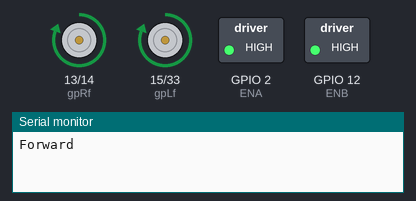
Bench run of a sketch on a simulated ESP32. Shown: motor-driver pin pairs drawn as motors (green arrow = first pin HIGH = forward, orange = second pin HIGH = backward, longer = more drive), switched loads named in the sketch (green lamp = pin HIGH), the last lines printed to the serial monitor.

Above: at 0.5 s.
At 1.5 s:
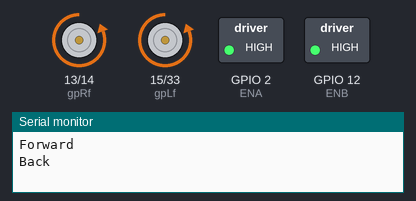
At 2.5 s:
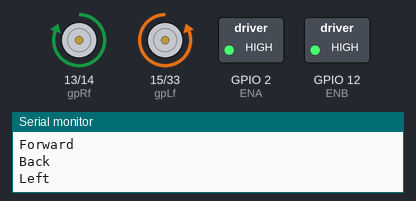
At 3.5 s:
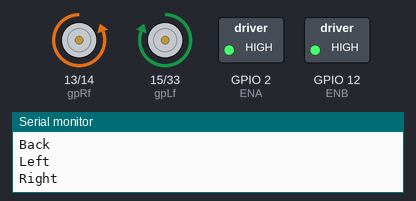
Timing chart, 0 to 4.6 s (numbered marks = the images above):
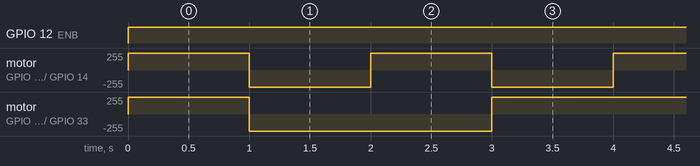

The sketch:

AUTO_GO.ino
```cpp
//www.kuongshun.com

//    The direction of the car's movement
//  ENA   ENB   gpLb  gpLf  gpRb  gpRf   Description
//  HIGH  HIGH  LOW   HIGH  LOW   HIGH  Car is runing forward
//  HIGH  HIGH  HIGH  LOW   HIGH  LOW   Car is runing back
//  HIGH  HIGH  HIGH  LOW   LOW   HIGH  Car is turning left
//  HIGH  HIGH  LOW   HIGH  HIGH  LOW   Car is turning right
//  HIGH  HIGH  LOW   LOW   LOW   LOW   Car is stoped
//  HIGH  HIGH  HIGH  HIGH  HIGH  HIGH  Car is stoped
//  LOW   LOW   N/A   N/A   N/A   N/A   Car is stoped


//define L298n module IO Pin
#define ENA 2   // Left
#define ENB 12    // Right
#define gpRb 14  // left Backward
#define gpRf 13  // left Forward
#define gpLb 33  // Right Backward
#define gpLf 15  // right Forward

void forward(){
  digitalWrite(ENA,HIGH); //enable L298n A channel
  digitalWrite(ENB,HIGH); //enable L298n B channel
  digitalWrite(gpLb,LOW); //set gpLb low level
  digitalWrite(gpLf,HIGH);  //set gpLf hight level
  digitalWrite(gpRb,LOW);  //set gpRb low level
  digitalWrite(gpRf,HIGH); //set gpRf hight level
  Serial.println("Forward");//send message to serial monitor
}

void back(){
  digitalWrite(ENA,HIGH);  //enable L298n A channel
  digitalWrite(ENB,HIGH);  //enable L298n B channel
  digitalWrite(gpLb,HIGH); //set gpLb hight level
  digitalWrite(gpLf,LOW);   //set gpLf low level
  digitalWrite(gpRb,HIGH);  //set gpRb hight level
  digitalWrite(gpRf,LOW);   //set gpRf low level
  Serial.println("Back");   //send message to serial monitor
}

void left(){
  digitalWrite(ENA,HIGH);  //enable L298n A channel
  digitalWrite(ENB,HIGH);  //enable L298n B channel
  digitalWrite(gpLb,HIGH); //set gpLb hight level
  digitalWrite(gpLf,LOW); //set gpLf low level
  digitalWrite(gpRb,LOW); //set gpRb low level
  digitalWrite(gpRf,HIGH); //set gpRf hight level
  Serial.println("Left"); //send message to serial monitor
}

void right(){
  digitalWrite(ENA,HIGH); //enable L298n A channel
  digitalWrite(ENB,HIGH); //enable L298n B channel
  digitalWrite(gpLb,LOW); //set gpLb low level
  digitalWrite(gpLf,HIGH); //set gpLf hight level
  digitalWrite(gpRb,HIGH); //set gpRb hight level
  digitalWrite(gpRf,LOW); //set gpRf low level
  Serial.println("Right"); //send message to serial monitor
}

//before execute loop() function,
//setup() function will execute first and only execute once
void setup() {
  Serial.begin(9600);//open serial and set the baudrate
  pinMode(gpLb,OUTPUT);//before useing io pin, pin mode must be set first
  pinMode(gpLf,OUTPUT);
  pinMode(gpRb,OUTPUT);
  pinMode(gpRf,OUTPUT);
  pinMode(ENA,OUTPUT);
  pinMode(ENB,OUTPUT);
}

//Repeat execution
void loop() {
  forward();  //go forward
  delay(1000);//delay 1000 ms
  back();     //go back
  delay(1000);
  left();     //turning left
  delay(1000);
  right();    //turning right
  delay(1000);
}
```

Measured:
- by itself, GPIO 12 (ENB): LOW → HIGH at 0.00 s
- by itself, motor on GPIO 13 (gpRf) / GPIO 14 (gpRb): alternates forward 255/255 for 1.0 s and backward 255/255 for 1.0 s
- by itself, motor on GPIO 15 (gpLf) / GPIO 33 (gpLb): repeats every 4.0 s: backward 255/255 2.0 s, forward 255/255 2.0 s
